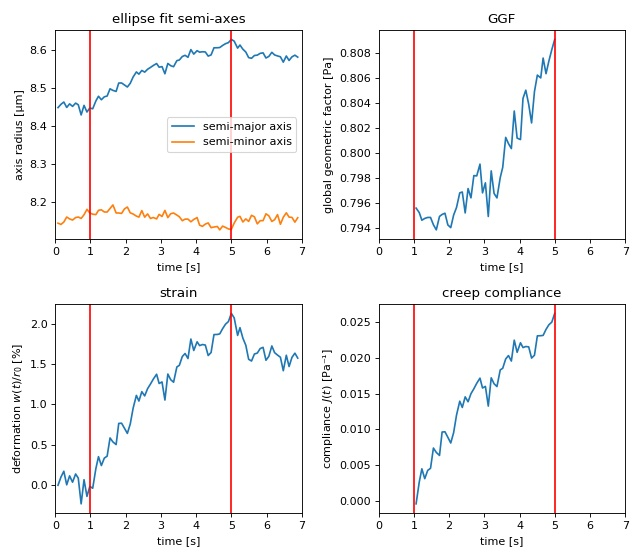

Write Python code to recreate this figure.
"""Creep compliance analysis

This example uses the contour data of aN hl60 cell in the OS to
compute its GGF and creep compliance. The `contour data
<_static/creep_compliance_data.h5>`__ were determined
from `this phase-contrast video <_static/creep_compliance.mp4>`__
(prior to video compression). During stretching, the total laser
power was increased from 0.2W to 1.3W (reflexes due to second
harmonic effects appear as white spots).
"""
import ggf
import h5py
import lmfit
import matplotlib.pylab as plt
import numpy as np


def ellipse_fit(radius, theta):
    '''Fit a centered ellipse to data in polar coordinates

    Parameters
    ----------
    radius: 1d ndarray
        radial coordinates
    theta: 1d ndarray
        angular coordinates [rad]

    Returns
    -------
    a, b: floats
        semi-axes of the ellipse; `a` is aligned with theta=0.
    '''
    def residuals(params, radius, theta):
        a = params["a"].value
        b = params["b"].value
        r = a*b / np.sqrt(a**2 * np.sin(theta)**2 + b**2 * np.cos(theta)**2)
        return r - radius

    parms = lmfit.Parameters()
    parms.add(name="a", value=radius.mean())
    parms.add(name="b", value=radius.mean())

    res = lmfit.minimize(residuals, parms, args=(radius, theta))

    return res.params["a"].value, res.params["b"].value


# load the contour data (stored in polar coordinates)
with h5py.File("data/creep_compliance_data.h5", "r") as h5:
    radius = h5["radius"].value * 1e-6  # [µm] to [m]
    theta = h5["theta"].value
    time = h5["time"].value
    meta = dict(h5.attrs)


factors = np.zeros(len(radius), dtype=float)
semimaj = np.zeros(len(radius), dtype=float)
semimin = np.zeros(len(radius), dtype=float)
strains = np.zeros(len(radius), dtype=float)
complnc = np.zeros(len(radius), dtype=float)

for ii in range(len(radius)):
    # determine semi-major and semi-minor axes
    smaj, smin = ellipse_fit(radius[ii], theta[ii])
    semimaj[ii] = smaj
    semimin[ii] = smin
    # compute GGF
    if (time[ii] > meta["time_stretch_begin [s]"]
            and time[ii] < meta["time_stretch_end [s]"]):
        power_per_fiber = meta["power_per_fiber_stretch [W]"]
        f = ggf.get_ggf(
            model="boyde2009",
            semi_major=smaj,
            semi_minor=smin,
            object_index=meta["object_index"],
            medium_index=meta["medium_index"],
            effective_fiber_distance=meta["effective_fiber_distance [m]"],
            mode_field_diameter=meta["mode_field_diameter [m]"],
            power_per_fiber=power_per_fiber,
            wavelength=meta["wavelength [m]"],
            poisson_ratio=.5)
    else:
        power_per_fiber = meta["power_per_fiber_trap [W]"]
        f = np.nan
    factors[ii] = f

# compute compliance
strains = (semimaj-semimaj[0]) / semimaj[0]
complnc = strains / factors
compl_ival = (time > meta["time_stretch_begin [s]"]) * \
    (time < meta["time_stretch_end [s]"])
stretch_index = np.where(compl_ival)[0][0]
complnc_1 = strains/factors[stretch_index]

# plots
plt.figure(figsize=(8, 7))

ax1 = plt.subplot(221, title="ellipse fit semi-axes")
ax1.plot(time, semimaj*1e6, label="semi-major axis")
ax1.plot(time, semimin*1e6, label="semi-minor axis")
ax1.legend()
ax1.set_xlabel("time [s]")
ax1.set_ylabel("axis radius [µm]")

ax2 = plt.subplot(222, title="GGF")
ax2.plot(time, factors)
ax2.set_xlabel("time [s]")
ax2.set_ylabel("global geometric factor [Pa]")

ax3 = plt.subplot(223, title="strain")
ax3.plot(time, (strains)*100)
ax3.set_xlabel("time [s]")
ax3.set_ylabel("deformation $w(t)/r_0$ [%]")

ax4 = plt.subplot(224, title="creep compliance")
ax4.plot(time[compl_ival], complnc[compl_ival])
ax4.set_xlabel("time [s]")
ax4.set_ylabel("compliance $J(t)$ [Pa⁻¹]")

for ax in [ax1, ax2, ax3, ax4]:
    ax.set_xlim(0, np.round(time.max()))
    ax.axvline(x=meta["time_stretch_begin [s]"], c="r")
    ax.axvline(x=meta["time_stretch_end [s]"], c="r")

plt.tight_layout()
plt.show()
